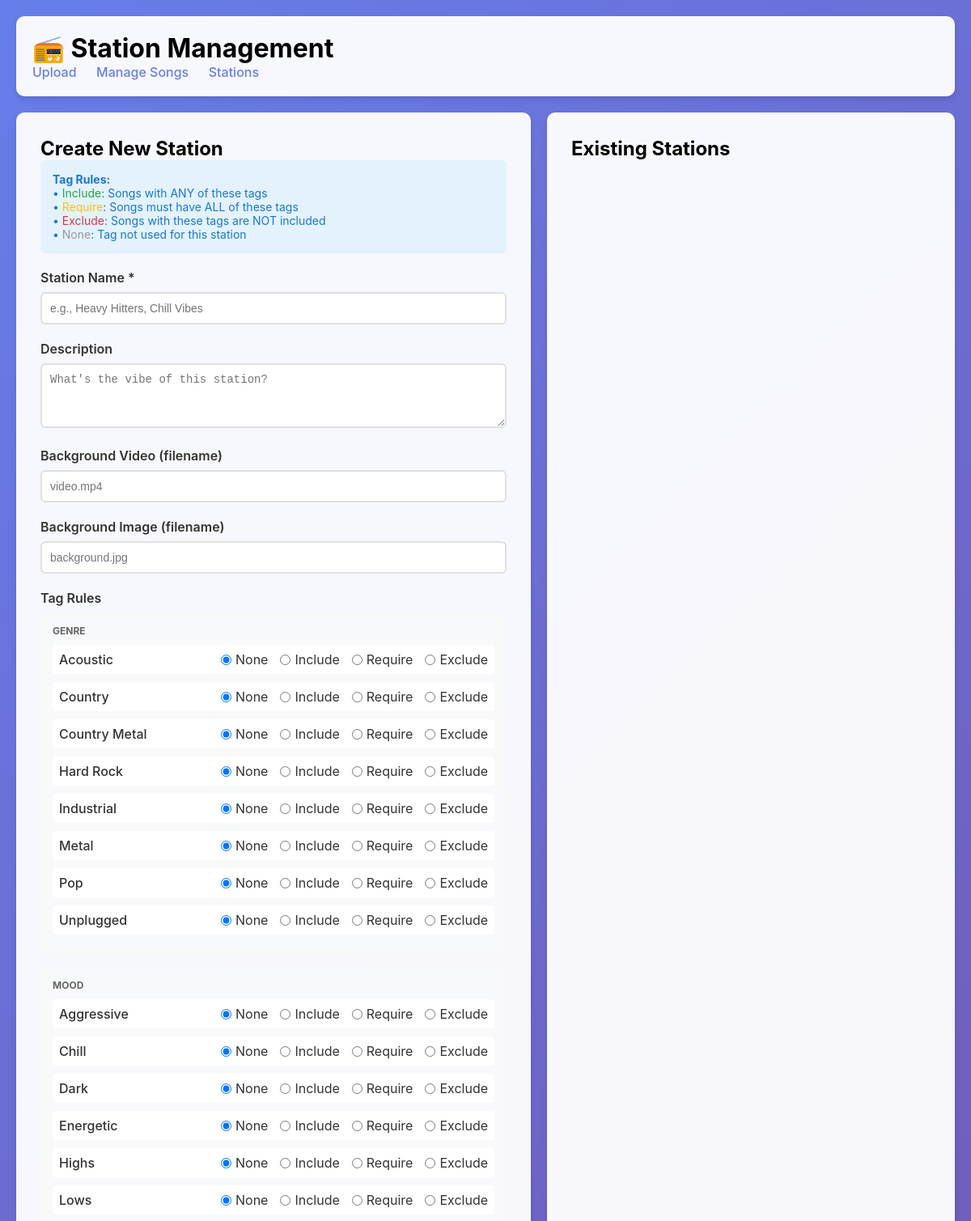
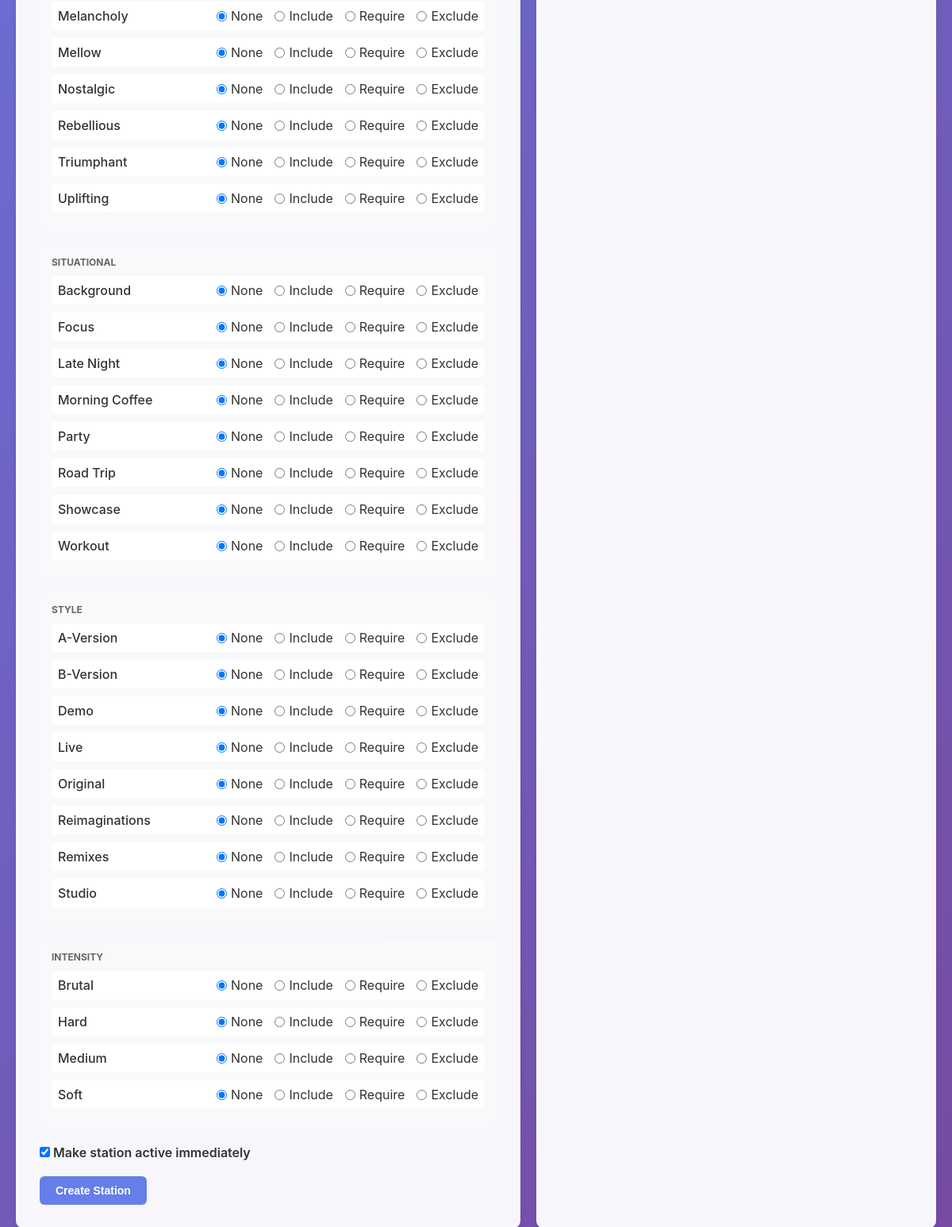
The page /admin/stations.php on the database its author committed (2 pictures, top to bottom).
### tables this page shows
CREATE TABLE tags (
    id INT UNSIGNED AUTO_INCREMENT PRIMARY KEY,
    name VARCHAR(50) UNIQUE NOT NULL,
    category ENUM('genre', 'mood', 'situational', 'style', 'intensity') NOT NULL,
    slug VARCHAR(50) UNIQUE NOT NULL,
    display_order INT DEFAULT 0,
    created_at TIMESTAMP DEFAULT CURRENT_TIMESTAMP,
    
    INDEX idx_category (category),
    INDEX idx_slug (slug)
);

### includes/Database.php (called while the page is built, shortened)
<?php
class Database
{
    private static ?PDO $connection = null;
    private static array $config = [];
    public static function init(array $config): void
    {
        self::$config = $config;
    }
    public static function getConnection(): PDO
    {
        if (self::$connection === null) {
                        try {
                $dsn = sprintf(
                    "mysql:host=%s;dbname=%s;charset=utf8mb4",
                    self::$config['host'],
                    self::$config['database']
                );
                                self::$connection = new PDO(
                    $dsn,
                    self::$config['username'],
                    self::$config['password'],
                    [
                        PDO::ATTR_ERRMODE => PDO::ERRMODE_EXCEPTION,
                        PDO::ATTR_DEFAULT_FETCH_MODE => PDO::FETCH_ASSOC,
                        PDO::ATTR_EMULATE_PREPARES => false,
                        PDO::MYSQL_ATTR_INIT_COMMAND => "SET NAMES utf8mb4 COLLATE utf8mb4_unicode_ci"
                    ]
                );
            } catch (PDOException $e) {
                error_log("Database connection failed: " . $e->getMessage());
                throw new Exception("Unable to connect to database");
            }
        }
                return self::$connection;
    }
    public static function execute(string $sql, array $params = []): \PDOStatement
    {
        $pdo = self::getConnection();
                try {
            $stmt = $pdo->prepare($sql);
            $stmt->execute($params);
            return $stmt;
        } catch (PDOException $e) {
            error_log("Query failed: " . $e->getMessage() . " SQL: " . $sql);
            throw new Exception("Database query failed");
        }
    }
}

### admin/stations.php (the view, shortened to what this page needs)
<?php
require_once __DIR__ . '/../config/database.php';
$tags = Database::execute("SELECT * FROM tags ORDER BY category, name")->fetchAll();
$tagsByCategory = [];
foreach ($tags as $tag) {
    $tagsByCategory[$tag['category']][] = $tag;
}
?>
<!DOCTYPE html>
<html lang="en">
<head>
</head>
<body>
    <div class="container">
        <div class="header">
            <h1>📻 Station Management</h1>
            <nav class="nav">
                <a href="upload.php">Upload</a>
                <a href="manage.php">Manage Songs</a>
                <a href="stations.php">Stations</a>
            </nav>
        </div>
        <div class="grid">
            <div class="card">
                <h2>Create New Station</h2>
                <div class="help-text">
                    <strong>Tag Rules:</strong><br>
                    • <span class="rule-type-include">Include</span>: Songs with ANY of these tags<br>
                    • <span class="rule-type-require">Require</span>: Songs must have ALL of these tags<br>
                    • <span class="rule-type-exclude">Exclude</span>: Songs with these tags are NOT included<br>
                    • <span class="rule-type-none">None</span>: Tag not used for this station
                </div>
                <form method="POST">
                    <div class="form-group">
                        <label for="name">Station Name *</label>
                        <input type="text" id="name" name="name" required
                               placeholder="e.g., Heavy Hitters, Chill Vibes">
                    </div>
                    <div class="form-group">
                        <label for="description">Description</label>
                        <textarea id="description" name="description"
                                  placeholder="What's the vibe of this station?"></textarea>
                    </div>
                    <div class="form-group">
                        <label for="background_video">Background Video (filename)</label>
                        <input type="text" id="background_video" name="background_video"
                               placeholder="video.mp4">
                    </div>
                    <div class="form-group">
                        <label for="background_image">Background Image (filename)</label>
                        <input type="text" id="background_image" name="background_image"
                               placeholder="background.jpg">
                    </div>
                    <div class="form-group">
                        <label>Tag Rules</label>
                        <?php foreach ($tagsByCategory as $category => $categoryTags): ?>
                        <div class="tag-rules">
                            <h4 style="margin-bottom: 10px; text-transform: uppercase; font-size: 12px; color: #666;">
                                <?= ucfirst($category) ?>
                            </h4>
                            <?php foreach ($categoryTags as $tag): ?>
                            <div class="tag-rule-row">
                                <div class="tag-name"><?= htmlspecialchars($tag['name']) ?></div>
                                <div class="rule-options">
                                    <label>
                                        <input type="radio" name="tags[<?= $tag['id'] ?>]" value="none" checked>
                                        None
                                    </label>
                                    <label>
                                        <input type="radio" name="tags[<?= $tag['id'] ?>]" value="include">
                                        Include
                                    </label>
                                    <label>
                                        <input type="radio" name="tags[<?= $tag['id'] ?>]" value="require">
                                        Require
                                    </label>
                                    <label>
                                        <input type="radio" name="tags[<?= $tag['id'] ?>]" value="exclude">
                                        Exclude
                                    </label>
                                </div>
                            </div>
                            <?php endforeach; ?>
                        </div>
                        <?php endforeach; ?>
                    </div>
                    <div class="form-group">
                        <label>
                            <input type="checkbox" name="active" value="1" checked>
                            Make station active immediately
                        </label>
                    </div>
                    <button type="submit" class="btn btn-primary">Create Station</button>
                </form>
            </div>
            <div class="card">
                <h2>Existing Stations</h2>
            </div>
        </div>
    </div>
</body>
</html>

### admin/stations.php (style rules this page uses)
* { margin: 0; padding: 0; box-sizing: border-box; }
body { font-family: -apple-system, BlinkMacSystemFont, 'Segoe UI', Roboto, sans-serif; background: linear-gradient(135deg, #667eea 0%, #764ba2 100%); min-height: 100vh; padding: 20px; }
.container { max-width: 1200px; margin: 0 auto; }
.header { background: rgba(255, 255, 255, 0.95); padding: 20px; border-radius: 10px; margin-bottom: 20px; box-shadow: 0 4px 6px rgba(0, 0, 0, 0.1); }
.nav a { color: #667eea; text-decoration: none; margin-right: 20px; font-weight: 500; }
.grid { display: grid; grid-template-columns: 1fr 1fr; gap: 20px; }
.card { background: rgba(255, 255, 255, 0.95); padding: 30px; border-radius: 10px; box-shadow: 0 4px 6px rgba(0, 0, 0, 0.1); }
.form-group { margin-bottom: 20px; }
label { display: block; margin-bottom: 8px; color: #333; font-weight: 600; }
input[type="text"], textarea { width: 100%; padding: 10px; border: 2px solid #e0e0e0; border-radius: 6px; font-size: 14px; }
textarea { resize: vertical; min-height: 80px; }
.tag-rules { background: #f8f9fa; padding: 15px; border-radius: 6px; margin-bottom: 15px; }
.tag-rule-row { display: grid; grid-template-columns: 200px 1fr; align-items: center; margin-bottom: 10px; padding: 8px; background: white; border-radius: 4px; }
.tag-name { font-weight: 500; color: #333; }
.rule-options { display: flex; gap: 15px; }
.rule-options label { display: flex; align-items: center; margin: 0; font-weight: normal; cursor: pointer; }
.rule-options input[type="radio"] { margin-right: 5px; }
.btn { padding: 10px 20px; border: none; border-radius: 6px; font-size: 14px; font-weight: 600; cursor: pointer; text-decoration: none; display: inline-block; }
.btn-primary { background: #667eea; color: white; }
.rule-type-none { color: #999; }
.rule-type-include { color: #28a745; }
.rule-type-require { color: #ffc107; }
.rule-type-exclude { color: #dc3545; }
.help-text { background: #e3f2fd; padding: 15px; border-radius: 6px; margin-bottom: 20px; font-size: 14px; color: #1976d2; }

### rows shown on the page
tags: name "Acoustic"
tags: name "Country"
tags: name "Country Metal"
tags: name "Hard Rock"
tags: name "Industrial"
tags: name "Metal"
tags: name "Pop"
tags: name "Unplugged"
tags: name "Aggressive"
tags: name "Chill"
tags: name "Dark"
tags: name "Energetic"
tags: name "Highs"
tags: name "Lows"
tags: name "Melancholy"
tags: name "Mellow"
tags: name "Nostalgic"
tags: name "Rebellious"
tags: name "Triumphant"
tags: name "Uplifting"
tags: name "Background"
tags: name "Focus"
tags: name "Late Night"
tags: name "Morning Coffee"
tags: name "Party"
tags: name "Road Trip"
tags: name "Showcase"
tags: name "Workout"
tags: name "A-Version"
tags: name "B-Version"
tags: name "Demo"
tags: name "Live"
tags: name "Original"
tags: name "Reimaginations"
tags: name "Remixes"
tags: name "Studio"
tags: name "Brutal"
tags: name "Hard"
tags: name "Medium"
tags: name "Soft"

### other values the page prints
$category "GENRE"
$category "MOOD"
$category "SITUATIONAL"
$category "STYLE"
$category "INTENSITY"
